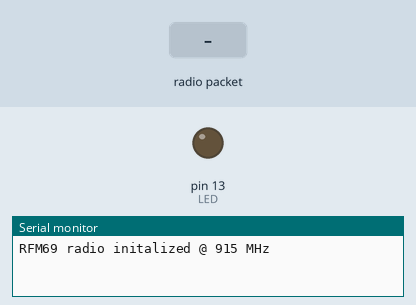
Recording of a sketch running on a simulated Arduino Mega 2560, built with avr-gcc and run on an emulated ATmega2560. Parts: output pins drawn as LEDs (lit = HIGH), the last lines printed to the serial monitor. Dashed ring = blinking. Inputs (shaded band) come from the test bench. No radio packets arrive unless stated; pins used as bus, display or sensor lines are not drawn.

Above: at 1.2 s.
1.3 s: radio packet "1" arrives
At 1.47 s:
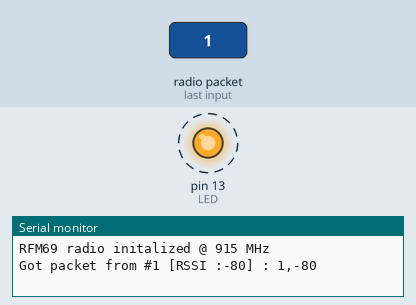
Timing chart, 0 to 4.3 s (numbered marks = the images above; inputs shaded):
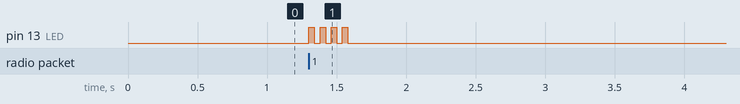

The sketch:

LoRa_server.ino
```cpp
#include <SPI.h>    //Included with Arduino IDE
#include <RH_RF69.h>    //LoRa library used with permission of instructor
#include <RHReliableDatagram.h>   //LoRa library used with permission of instructor

#define RF69_FREQ 915.0

#define MY_ADDRESS     1

#define RFM69_CS      8
#define RFM69_INT     3
#define RFM69_RST     4
#define LED           13

RH_RF69 radio(RFM69_CS, RFM69_INT);
RHReliableDatagram Radio(radio, MY_ADDRESS);

uint8_t buf[RH_RF69_MAX_MESSAGE_LEN];

void setup() {
  Serial.begin(115200);   //Arduino IDE Serial monitor
  Serial1.begin(9600);    //2nd hardware serial port connected to NodeMCU

  pinMode(LED, OUTPUT);
  pinMode(RFM69_RST, OUTPUT);
  digitalWrite(RFM69_RST, LOW);

  //Startup sequence
  digitalWrite(RFM69_RST, HIGH);
  delay(10);
  digitalWrite(RFM69_RST, LOW);
  delay(10);

  if (!Radio.init()) {
    Serial.println("RFM69 radio init failed");
    while (1);
  }

  if (!radio.setFrequency(RF69_FREQ)) {
    Serial.println("setFrequency failed");
  }

  radio.setTxPower(20, true);  // range from 14-20 for power, 2nd arg must be true for 69HCW


  Serial.print("RFM69 radio initalized @ ");  Serial.print((int)RF69_FREQ);  Serial.println(" MHz");
}

void loop() {
  if (Radio.available()) {
    // Wait for a message addressed to us from the client
    uint8_t len = sizeof(buf);
    uint8_t from;
    if (Radio.recvfromAck(buf, &len, &from)) {
      buf[len] = 0; // zero out remaining string

      Serial.print("Got packet from #"); Serial.print(from);
      Serial.print(" [RSSI :");
      Serial.print(radio.lastRssi());
      Serial.print("] : ");

      char dataStruc[24];
      sprintf(dataStruc, "%s,%d", buf, radio.lastRssi());   //We want to add our RSSI signal strength to the data packet
      Serial.println(dataStruc);
      Blink(LED, 40, 4);    //Visual indicator we got a data packet

      Serial1.write(dataStruc);   //Send the data packet to the NodeMCU
    }
  }
}

void Blink(byte PIN, byte DELAY_MS, byte loops) {
  for (byte i = 0; i < loops; i++)  {
    digitalWrite(PIN, HIGH);
    delay(DELAY_MS);
    digitalWrite(PIN, LOW);
    delay(DELAY_MS);
  }
}
```

Measured:
- after the input at 1.3 s, pin 13 (LED): alternates HIGH for 0.04 s and LOW for 0.04 s, 8 changes in all, then stays LOW, starting at once
